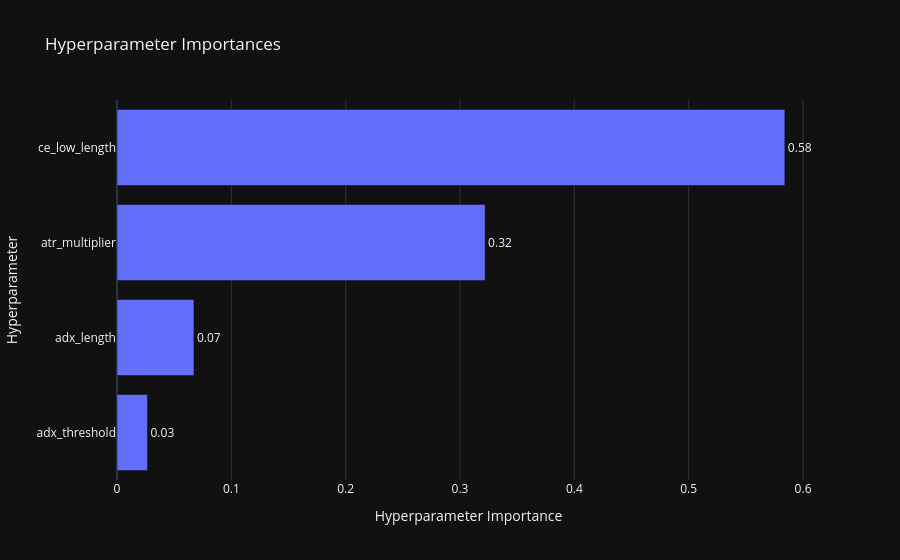
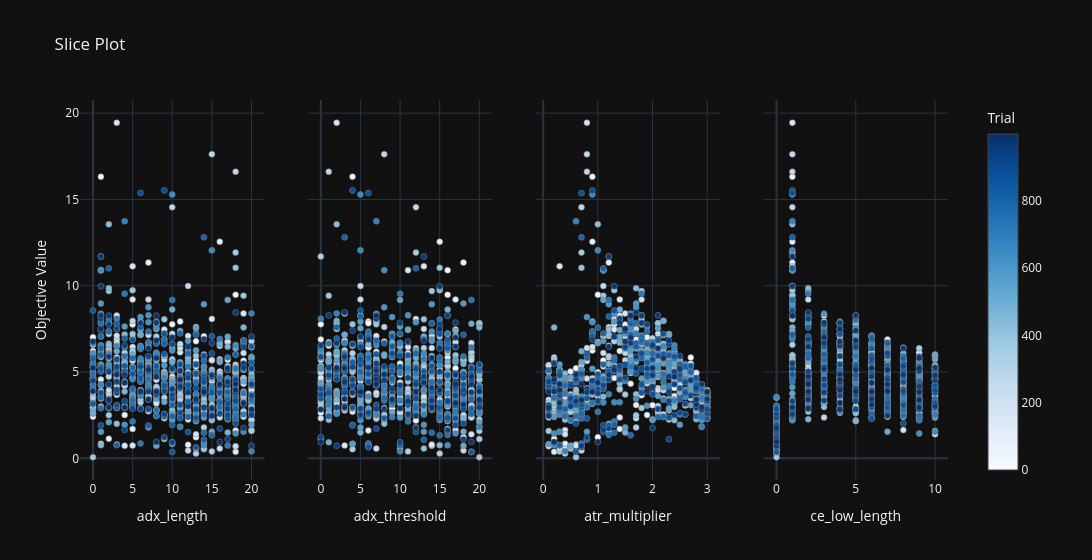

Write notebook code for charts like these, in order.
### Markdown cell above
Visualization

### Code cell
fig = optuna.visualization.plot_param_importances(study)
show(fig)

fig2 = optuna.visualization.plot_slice(study, params=best_params.keys())
show(fig2)

### Figure 1 — Plotly figure (JSON) as saved in the notebook; plotly's stock layout.template omitted (floating-point values rounded to 4 significant figures)
{"data": [{"cliponaxis": false, "hovertemplate": ["adx_threshold (IntDistribution): 0.026666740107002065<extra></extra>", "adx_length (IntDistribution): 0.0672823189249716<extra></extra>", "atr_multiplier (FloatDistribution): 0.32195100480437805<extra></extra>", "ce_low_length (IntDistribution): 0.5840999361636482<extra></extra>"], "name": "Objective Value", "orientation": "h", "text": ["0.03", "0.07", "0.32", "0.58"], "textposition": "outside", "x": [0.02667, 0.06728, 0.322, 0.5841], "y": ["adx_threshold", "adx_length", "atr_multiplier", "ce_low_length"], "type": "bar"}], "layout": {"title": {"text": "Hyperparameter Importances"}, "xaxis": {"title": {"text": "Hyperparameter Importance"}}, "yaxis": {"title": {"text": "Hyperparameter"}}}}

### Figure 2 — Plotly figure (JSON) as saved in the notebook; plotly's stock layout.template omitted (floating-point values rounded to 4 significant figures; data arrays with more than 128 entries replaced by an {"elided": "..."} marker saying what was removed)
{"data": [{"marker": {"color": {"elided": "1000 int values"}, "colorbar": {"title": {"text": "Trial"}, "x": 1.0, "xpad": 40}, "colorscale": [[0.0, "rgb(247,251,255)"], [0.125, "rgb(222,235,247)"], [0.25, "rgb(198,219,239)"], [0.375, "rgb(158,202,225)"], [0.5, "rgb(107,174,214)"], [0.625, "rgb(66,146,198)"], [0.75, "rgb(33,113,181)"], [0.875, "rgb(8,81,156)"], [1.0, "rgb(8,48,107)"]], "line": {"color": "Grey", "width": 0.5}, "showscale": true}, "mode": "markers", "name": "Feasible Trial", "showlegend": false, "x": {"elided": "1000 int values"}, "y": {"elided": "1000 float values"}, "type": "scatter", "xaxis": "x", "yaxis": "y"}, {"marker": {"color": {"elided": "1000 int values"}, "colorbar": {"title": {"text": "Trial"}, "x": 1.0, "xpad": 40}, "colorscale": [[0.0, "rgb(247,251,255)"], [0.125, "rgb(222,235,247)"], [0.25, "rgb(198,219,239)"], [0.375, "rgb(158,202,225)"], [0.5, "rgb(107,174,214)"], [0.625, "rgb(66,146,198)"], [0.75, "rgb(33,113,181)"], [0.875, "rgb(8,81,156)"], [1.0, "rgb(8,48,107)"]], "line": {"color": "Grey", "width": 0.5}, "showscale": false}, "mode": "markers", "name": "Feasible Trial", "showlegend": false, "x": {"elided": "1000 int values"}, "y": {"elided": "1000 float values"}, "type": "scatter", "xaxis": "x2", "yaxis": "y2"}, {"marker": {"color": {"elided": "1000 int values"}, "colorbar": {"title": {"text": "Trial"}, "x": 1.0, "xpad": 40}, "colorscale": [[0.0, "rgb(247,251,255)"], [0.125, "rgb(222,235,247)"], [0.25, "rgb(198,219,239)"], [0.375, "rgb(158,202,225)"], [0.5, "rgb(107,174,214)"], [0.625, "rgb(66,146,198)"], [0.75, "rgb(33,113,181)"], [0.875, "rgb(8,81,156)"], [1.0, "rgb(8,48,107)"]], "line": {"color": "Grey", "width": 0.5}, "showscale": false}, "mode": "markers", "name": "Feasible Trial", "showlegend": false, "x": {"elided": "1000 float values"}, "y": {"elided": "1000 float values"}, "type": "scatter", "xaxis": "x3", "yaxis": "y3"}, {"marker": {"color": {"elided": "1000 int values"}, "colorbar": {"title": {"text": "Trial"}, "x": 1.0, "xpad": 40}, "colorscale": [[0.0, "rgb(247,251,255)"], [0.125, "rgb(222,235,247)"], [0.25, "rgb(198,219,239)"], [0.375, "rgb(158,202,225)"], [0.5, "rgb(107,174,214)"], [0.625, "rgb(66,146,198)"], [0.75, "rgb(33,113,181)"], [0.875, "rgb(8,81,156)"], [1.0, "rgb(8,48,107)"]], "line": {"color": "Grey", "width": 0.5}, "showscale": false}, "mode": "markers", "name": "Feasible Trial", "showlegend": false, "x": {"elided": "1000 int values"}, "y": {"elided": "1000 float values"}, "type": "scatter", "xaxis": "x4", "yaxis": "y4"}], "layout": {"xaxis": {"anchor": "y", "domain": [0.0, 0.2125], "title": {"text": "adx_length"}}, "yaxis": {"anchor": "x", "domain": [0.0, 1.0], "title": {"text": "Objective Value"}}, "xaxis2": {"anchor": "y2", "domain": [0.2625, 0.475], "title": {"text": "adx_threshold"}}, "yaxis2": {"anchor": "x2", "domain": [0.0, 1.0], "matches": "y", "showticklabels": false}, "xaxis3": {"anchor": "y3", "domain": [0.525, 0.7375], "title": {"text": "atr_multiplier"}}, "yaxis3": {"anchor": "x3", "domain": [0.0, 1.0], "matches": "y", "showticklabels": false}, "xaxis4": {"anchor": "y4", "domain": [0.7875, 1.0], "title": {"text": "ce_low_length"}}, "yaxis4": {"anchor": "x4", "domain": [0.0, 1.0], "matches": "y", "showticklabels": false}, "title": {"text": "Slice Plot"}, "width": 1200}}
